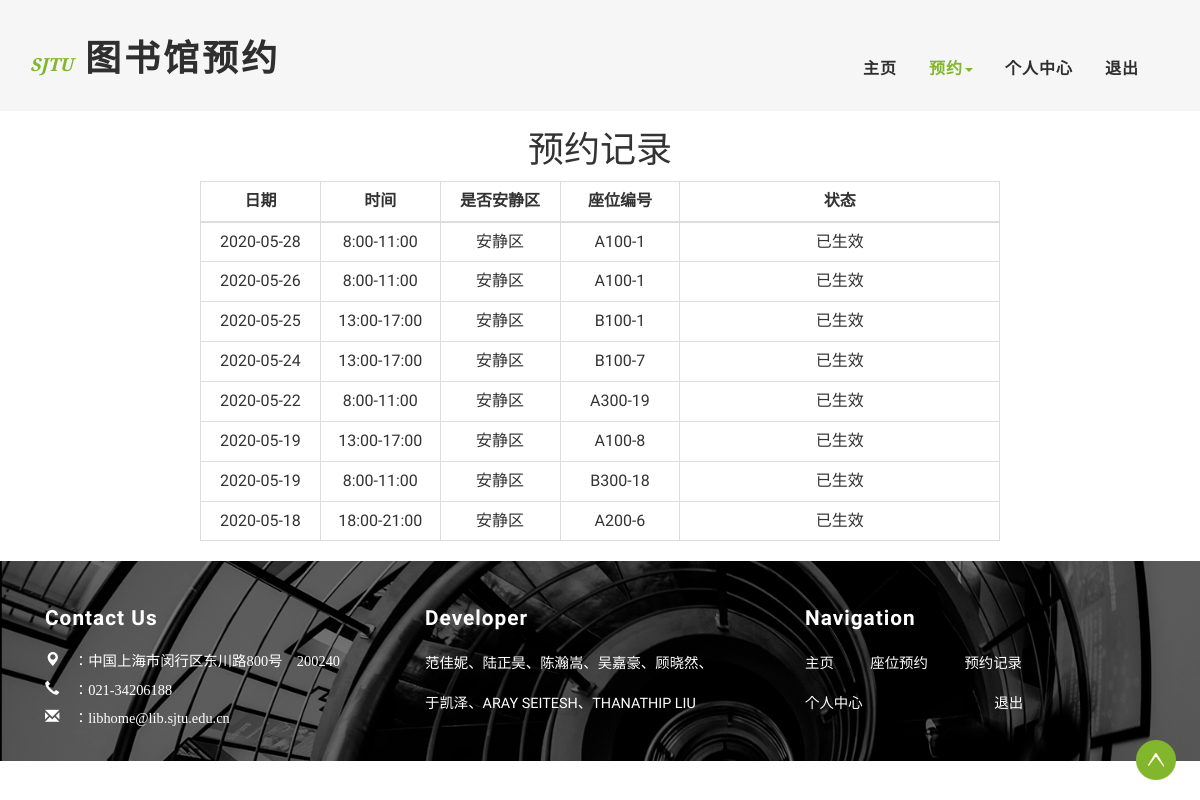
The page /book/book_record/ (signed in) on the database as committed earlier.
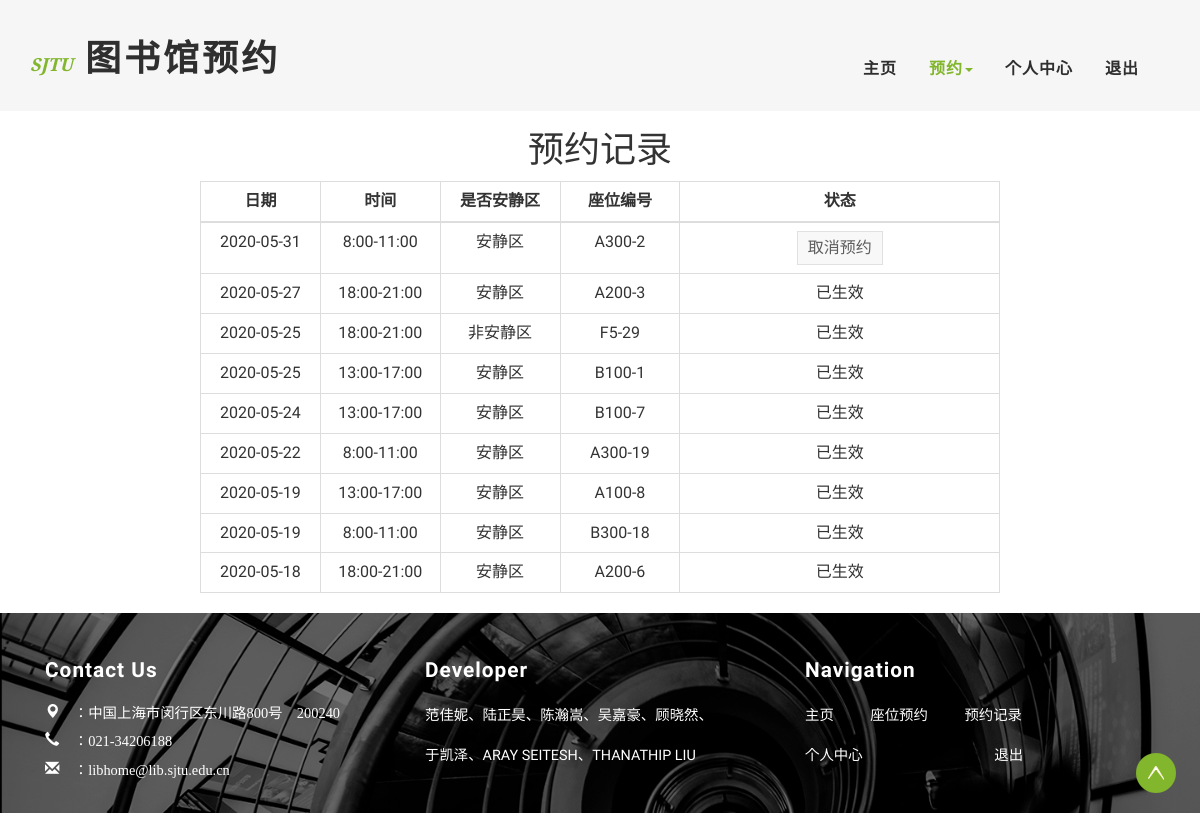
The same page on the database as committed later.
### Book_App/models.py (models this page shows)
class Reservation(models.Model):
    account = models.ForeignKey(UserProf, on_delete=models.CASCADE)  # 与用户关联
    seat = models.ForeignKey(Seat, on_delete=models.CASCADE)  # 与座位关联
    is_delete = models.BooleanField(default=True)  # 当前预约/预约记录
    date = models.CharField(max_length=20)  # 预约时间点(年-月-日）
    time_choice = (  # 可选择时间点
        (1, "8:00-11:00"),
        (2, "13:00-17:00"),
        (3, "18:00-21:00"),
    )
    time_id = models.IntegerField(choices=time_choice)  # 1、2、3
    class Meta:
        db_table = 'reservation'
        unique_together = (
            ("account", "seat", "time_id", "date"),  # 这三个字段联合唯一，防止重复预订
        )

class Seat(models.Model):
    is_quiet_area = models.BooleanField(default=True)  # 安静区/非安静区
    floor = models.IntegerField(default=1)  # 楼层，5层
    area = models.CharField(max_length=1, null=True)  # 阅览区，A区、B区、C区
    table_type = models.IntegerField(default=4)  # 桌子类型，1人桌、2人桌、4人桌
    has_power = models.BooleanField(default=False)  # 默认无电源插座
    table_position_noisy = models.CharField(max_length=20, null=True)  # 桌子位置 格式：floor-桌号
    table_position_quiet = models.CharField(max_length=20, null=True)  # 桌子位置 格式：A100-桌号
    class Meta:
        db_table = 'seat'

### Book_App/views.py (the view)
# urls.py: path('book_record/', views.book_record, name='book_record'),
def book_record(request):
    try:
        user_id = request.session.get('user_id') * 1
    except Exception:
        return redirect(reverse('account:user_login'))
    user_id = request.session.get('user_id')
    userprof = UserProf.objects.get(user_id=user_id)
    judge_is_delete(userprof)
    reservation_records = Reservation.objects.filter(account=userprof)
    reservation_records = reservation_records.order_by('-date', '-time_id')
    records_not_delete = []
    records_is_delete = []
    for reservation_record in reservation_records:
        re_record = Re_Record()
        re_record.day = reservation_record.date
        re_record.id = reservation_record.id
        if reservation_record.time_id == 1:
            re_record.time_choice = '8:00-11:00'
        if reservation_record.time_id == 2:
            re_record.time_choice = '13:00-17:00'
        if reservation_record.time_id == 3:
            re_record.time_choice = '18:00-21:00'
        seat = reservation_record.seat
        if seat.is_quiet_area:
            re_record.is_quiet = '安静区'
            re_record.seat_id = seat.table_position_quiet
        else:
            re_record.is_quiet = '非安静区'
            re_record.seat_id = seat.table_position_noisy
        if not reservation_record.is_delete:
            records_not_delete.append(re_record)
        else:
            records_is_delete.append(re_record)
    data = {
        'records_not_delete': records_not_delete,
        'records_is_delete': records_is_delete,
    }
    return render(request, 'main/book_record.html', context=data)

### templates/main/book_record.html (shortened to what this page needs)
{% extends 'base_main.html' %}
{% load static %}
{% block ext_css %}
    <link rel="stylesheet" href="../../static/main/css/book_record.css">
{% endblock %}
{% block header %}
    <div class="banner">
        <div class="header">
            <div class="container">
                <div class="header-left">
                    <div class="w3layouts-logo">
                        <h1>
                            <a href="{% url 'center:homepage' %}"><span>SJTU</span> 图书馆预约 </a>
                        </h1>
                    </div>
                </div>
                <div class="header-right">
                    <div class="w3-header-bottom">
                        <div class="top-nav">
                            <nav class="navbar navbar-default">
                                <div class="collapse navbar-collapse" id="bs-example-navbar-collapse-1">
                                    <ul class="nav navbar-nav">
                                        <li><a href="{% url 'center:homepage' %}">主页</a></li>
                                        <li class=""><a class="active" href="#"
                                                        class="dropdown-toggle hvr-bounce-to-bottom"
                                                        data-toggle="dropdown" role="button" aria-haspopup="true"
                                                        aria-expanded="false">预约<span class="caret"></span></a>
                                        </li>
                                        <li><a href={% url 'center:personal_center' %}>个人中心</a></li>
                                        <li><a href={% url 'account:logout' %}>退出</a></li>
                                    </ul>
                                    <div class="clearfix"></div>
                                </div>
                            </nav>
                        </div>
                        <div class="clearfix"></div>
                    </div>
                </div>
                <div class="clearfix"></div>
            </div>
        </div>
    </div>
{% endblock %}
{% block content %}
    <div class="text-center"><h1>预约记录</h1></div>
    <div class="text-center">
        <table class="table table-bordered" align="center" style="max-width: 800px;">
            <thead>
            <th width="15%" style="text-align:center">日期</th>
            <th width="15%" style="text-align:center">时间</th>
            <th width="15%" style="text-align:center">是否安静区</th>
            <th width="15%" style="text-align:center">座位编号</th>
            <th wdith="15%" style="text-align:center">状态</th>
            </thead>
            <tbody>
            {% for record in records_not_delete %}
                <tr>
                    <td><span>{{ record.day }}</span></td>
                    <td><span>{{ record.time_choice }}</span></td>
                    <td><span>{{ record.is_quiet }}</span></td>
                    <td><span>{{ record.seat_id }}</span></td>
                    <td>
                        <a class="CancelBooking" data-url="{% url 'book:book_cancel' reservation_id=record.id %}"><button class="button-default link">取消预约</button></a>
                    </td>
                </tr>
            {% endfor %}
            {% for record in records_is_delete %}
                <tr>
                    <td><span>{{ record.day }}</span></td>
                    <td><span>{{ record.time_choice }}</span></td>
                    <td><span>{{ record.is_quiet }}</span></td>
                    <td><span>{{ record.seat_id }}</span></td>
                    <td>已生效</td>
                </tr>
            {% endfor %}
            </tbody>
        </table>
    </div>
{% endblock %}

Rows that differ between the two databases and show on the page:
removed Reservation: day "2020-05-28"
no longer on this page (row unchanged): Seat: seat_id "A100-1" "A100-1"
removed Reservation: day "2020-05-26"
added Reservation: day "2020-05-31"
now on this page (row unchanged): Seat: seat_id "A300-2"
added Reservation: day "2020-05-27"
now on this page (row unchanged): Seat: seat_id "A200-3"
added Reservation: day "2020-05-25"
now on this page (row unchanged): Seat: seat_id "F5-29"
Other text that changed with them:
new list line: "8:00-11:00 安静区 取消预约"
new list line: "18:00-21:00 安静区 已生效"
new list line: "18:00-21:00 非安静区 已生效"
list line gone: "8:00-11:00 安静区 已生效"
